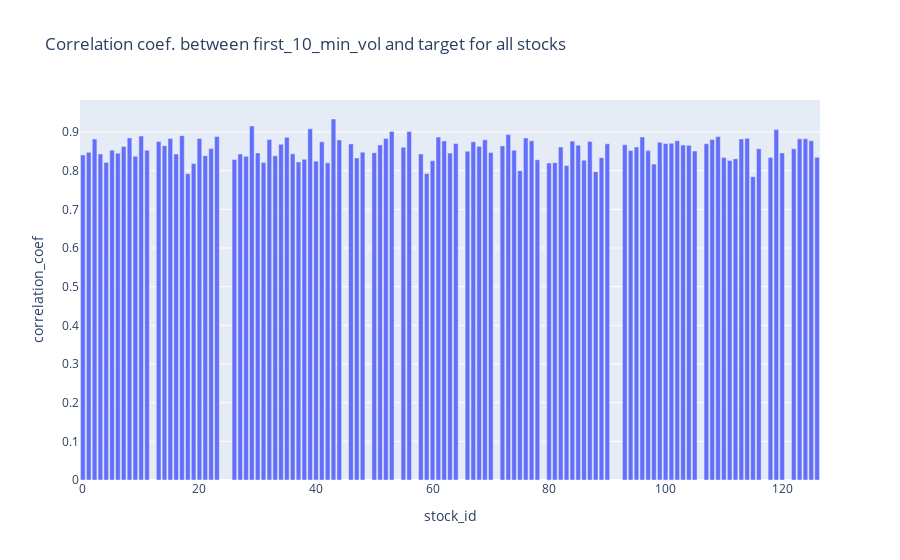

This figure's notebook cell:
### Code cell
## plot all stocks correlation coefficiceints together
coef_df=pd.DataFrame({'stock_id':first_10_min_vol_n_target_corr_coef.keys(),'correlation_coef':first_10_min_vol_n_target_corr_coef.values()})
px.bar(coef_df, x='stock_id',y='correlation_coef',title="Correlation coef. between " + str(first_10_min_vol_n_target_vol_df.columns[0]) + " and " + str(first_10_min_vol_n_target_vol_df.columns[1])+ " for all stocks")

### Figure 1 — Plotly figure (JSON) as saved in the notebook; plotly's stock layout.template omitted (floating-point values rounded to 4 significant figures)
{"data": [{"alignmentgroup": "True", "hovertemplate": "stock_id=%{x}<br>correlation_coef=%{y}<extra></extra>", "legendgroup": "", "marker": {"color": "#636efa", "pattern": {"shape": ""}}, "name": "", "offsetgroup": "", "orientation": "v", "showlegend": false, "textposition": "auto", "type": "bar", "x": [0, 100, 101, 102, 103, 104, 105, 107, 108, 109, 10, 110, 111, 112, 113, 114, 115, 116, 118, 119, 11, 120, 122, 123, 124, 125, 126, 13, 14, 15, 16, 17, 18, 19, 1, 20, 21, 22, 23, 26, 27, 28, 29, 2, 30, 31, 32, 33, 34, 35, 36, 37, 38, 39, 3, 40, 41, 42, 43, 44, 46, 47, 48, 4, 50, 51, 52, 53, 55, 56, 58, 59, 5, 60, 61, 62, 63, 64, 66, 67, 68, 69, 6, 70, 72, 73, 74, 75, 76, 77, 78, 7, 80, 81, 82, 83, 84, 85, 86, 87, 88, 89, 8, 90, 93, 94, 95, 96, 97, 98, 99, 9], "xaxis": "x", "y": [0.8406, 0.8704, 0.8711, 0.8774, 0.8664, 0.8654, 0.8508, 0.8697, 0.8805, 0.888, 0.8895, 0.8339, 0.8263, 0.8308, 0.8821, 0.8836, 0.7844, 0.8566, 0.834, 0.9063, 0.8527, 0.846, 0.8568, 0.8825, 0.8824, 0.8773, 0.8347, 0.8756, 0.8645, 0.8833, 0.8432, 0.8905, 0.792, 0.8187, 0.8475, 0.8832, 0.8388, 0.8576, 0.8881, 0.829, 0.8429, 0.8374, 0.9156, 0.8817, 0.8459, 0.8208, 0.8807, 0.8384, 0.8683, 0.8861, 0.8437, 0.8226, 0.8295, 0.9084, 0.8434, 0.8247, 0.8747, 0.8202, 0.9336, 0.8795, 0.8692, 0.833, 0.8478, 0.8214, 0.8466, 0.8666, 0.8834, 0.9011, 0.8607, 0.9012, 0.8431, 0.7929, 0.8529, 0.8255, 0.8868, 0.8769, 0.8455, 0.8703, 0.8501, 0.875, 0.8629, 0.8798, 0.8453, 0.8471, 0.8641, 0.8933, 0.8527, 0.7998, 0.8845, 0.8771, 0.8283, 0.8625, 0.8197, 0.8208, 0.8613, 0.8133, 0.8765, 0.8657, 0.8269, 0.8753, 0.7973, 0.8336, 0.8848, 0.8694, 0.8672, 0.8523, 0.8613, 0.8872, 0.8518, 0.817, 0.8733, 0.8374], "yaxis": "y"}], "layout": {"barmode": "relative", "legend": {"tracegroupgap": 0}, "title": {"text": "Correlation coef. between first_10_min_vol and target for all stocks"}, "xaxis": {"anchor": "y", "domain": [0, 1], "title": {"text": "stock_id"}}, "yaxis": {"anchor": "x", "domain": [0, 1], "title": {"text": "correlation_coef"}}}}
